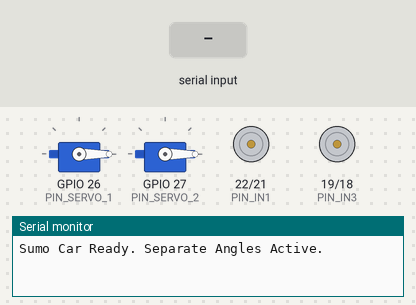
The sketch below on a simulated ESP32. Shown: 2 × servo, motor-driver pin pairs drawn as motors (green arrow = first pin HIGH = forward, orange = second pin HIGH = backward, longer = more drive, scaled by the enable pin), the last lines printed to the serial monitor. The test bench sets the inputs (shaded band). Nothing arrives over Bluetooth unless stated.

Above: at 1.2 s.
1.3 s: "X" received over the second serial link
At 1.9 s:
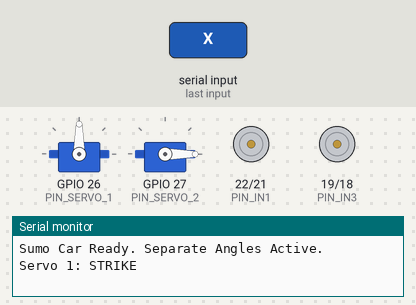
2.8 s: "Y" received over the second serial link
At 5.4 s:
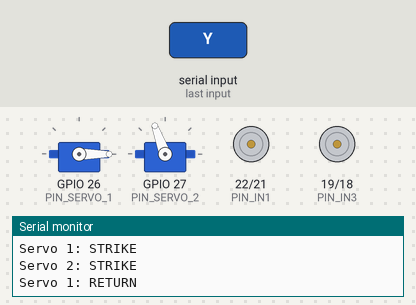
5.8 s: "F" received over the second serial link
At 6.5 s:
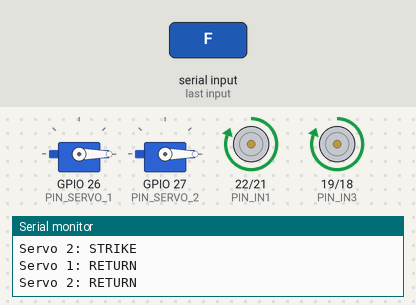
7.3 s: "B" received over the second serial link
At 7.7 s:
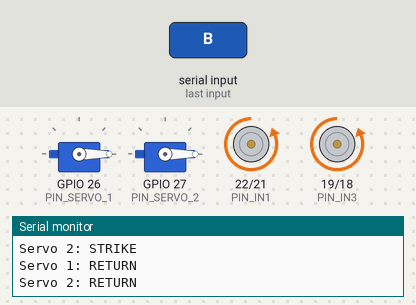
8.8 s: "L" received over the second serial link
At 10.0 s:
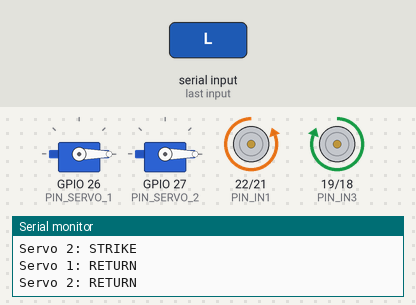
10.3 s: "R" received over the second serial link
At 11.1 s:
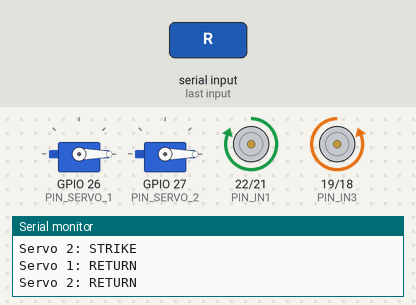
Timing chart, 0 to 12.8 s (numbered marks = the images above; inputs shaded):
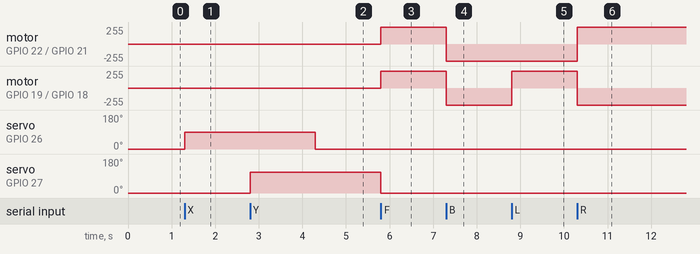

Measured:
- after the input at 1.3 s, servo on GPIO 26 (PIN_SERVO_1): 0° → 90° at once
- after the input at 2.8 s, servo on GPIO 27 (PIN_SERVO_2): 0° → 110° at once
- after the input at 5.8 s, motor on GPIO 22 (PIN_IN1) / GPIO 21 (PIN_IN2), motor on GPIO 19 (PIN_IN3) / GPIO 18 (PIN_IN4): stopped → forward 255/255 at once
- after the input at 7.3 s, motor on GPIO 22 (PIN_IN1) / GPIO 21 (PIN_IN2), motor on GPIO 19 (PIN_IN3) / GPIO 18 (PIN_IN4): forward 255/255 → backward 255/255 at once
- after the input at 8.8 s, motor on GPIO 19 (PIN_IN3) / GPIO 18 (PIN_IN4): backward 255/255 → forward 255/255 at once
- after the input at 10.3 s, motor on GPIO 22 (PIN_IN1) / GPIO 21 (PIN_IN2): backward 255/255 → forward 255/255 at once; motor on GPIO 19 (PIN_IN3) / GPIO 18 (PIN_IN4): forward 255/255 → backward 255/255 at once

The sketch:

02-bluetooth-sumo-car-servo-controller.ino
```cpp
#include <ESP32Servo.h>
#include "BluetoothSerial.h"

// =============================================================
//  ADJUSTABLE SETTINGS (Change these for each servo)
// =============================================================
// Servo 1 (Pin 26)
const int S1_STRIKE_ANGLE = 90;   // The "Hit" position
const int S1_REST_ANGLE   = 0;    // The "Home" position
const int S1_DELAY        = 3000; // 3 seconds

// Servo 2 (Pin 27)
const int S2_STRIKE_ANGLE = 110;  // The "Hit" position (adjustable)
const int S2_REST_ANGLE   = 0;    // The "Home" position
const int S2_DELAY        = 3000; // 3 seconds

// =============================================================
//  OBJECTS & PINS
// =============================================================
BluetoothSerial SerialBT;
Servo servo1;
Servo servo2;

const int PIN_SERVO_1 = 26;
const int PIN_SERVO_2 = 27;

// Motor Pins (L298N/Driver)
const int PIN_IN1 = 22; const int PIN_IN2 = 21;
const int PIN_IN3 = 19; const int PIN_IN4 = 18;
const int PIN_ENA = 5;  const int PIN_ENB = 23;

// Timing States
unsigned long s1Timer = 0;
bool s1Active = false;
unsigned long s2Timer = 0;
bool s2Active = false;

void setup() {
    Serial.begin(9600);
    SerialBT.begin("magandaako");

    // REQUIRED: ESP32 needs timer allocation for multiple servos
    ESP32PWM::allocateTimer(0);
    ESP32PWM::allocateTimer(1);

    // Motor setup
    pinMode(PIN_IN1, OUTPUT); pinMode(PIN_IN2, OUTPUT);
    pinMode(PIN_IN3, OUTPUT); pinMode(PIN_IN4, OUTPUT);
    ledcAttach(PIN_ENA, 1000, 8);
    ledcAttach(PIN_ENB, 1000, 8);

    // Servo Setup
    servo1.setPeriodHertz(50);
    servo2.setPeriodHertz(50);

    // Attaching with standard pulse widths
    servo1.attach(PIN_SERVO_1, 500, 2400);
    servo2.attach(PIN_SERVO_2, 500, 2400);

    // Move to rest immediately
    servo1.write(S1_REST_ANGLE);
    servo2.write(S2_REST_ANGLE);

    stopMotors();
    Serial.println("Sumo Car Ready. Separate Angles Active.");
}

void loop() {
    if (SerialBT.available()) {
        char cmd = SerialBT.read();

        // Basic movement
        if (cmd == 'F')      move(HIGH, LOW, HIGH, LOW);
        else if (cmd == 'B') move(LOW, HIGH, LOW, HIGH);
        else if (cmd == 'L') move(LOW, HIGH, HIGH, LOW);
        else if (cmd == 'R') move(HIGH, LOW, LOW, HIGH);
        else if (cmd == 'S') stopMotors();

        // SERVO 1 TRIGGER (X)
        else if (cmd == 'X') {
            servo1.write(S1_STRIKE_ANGLE);
            s1Timer = millis();
            s1Active = true;
            Serial.println("Servo 1: STRIKE");
        }
        // SERVO 2 TRIGGER (Y)
        else if (cmd == 'Y') {
            servo2.write(S2_STRIKE_ANGLE);
            s2Timer = millis();
            s2Active = true;
            Serial.println("Servo 2: STRIKE");
        }
    }

    // --- NON-BLOCKING AUTOMATIC RETURN ---

    // Servo 1 Return
    if (s1Active && (millis() - s1Timer >= S1_DELAY)) {
        servo1.write(S1_REST_ANGLE);
        s1Active = false;
        Serial.println("Servo 1: RETURN");
    }

    // Servo 2 Return
    if (s2Active && (millis() - s2Timer >= S2_DELAY)) {
        servo2.write(S2_REST_ANGLE);
        s2Active = false;
        Serial.println("Servo 2: RETURN");
    }
}

// --- HELPER FUNCTIONS ---
void move(int i1, int i2, int i3, int i4) {
    digitalWrite(PIN_IN1, i1); digitalWrite(PIN_IN2, i2);
    digitalWrite(PIN_IN3, i3); digitalWrite(PIN_IN4, i4);
    ledcWrite(PIN_ENA, 255); ledcWrite(PIN_ENB, 255);
}

void stopMotors() {
    digitalWrite(PIN_IN1, LOW); digitalWrite(PIN_IN2, LOW);
    digitalWrite(PIN_IN3, LOW); digitalWrite(PIN_IN4, LOW);
    ledcWrite(PIN_ENA, 0); ledcWrite(PIN_ENB, 0);
}
```
